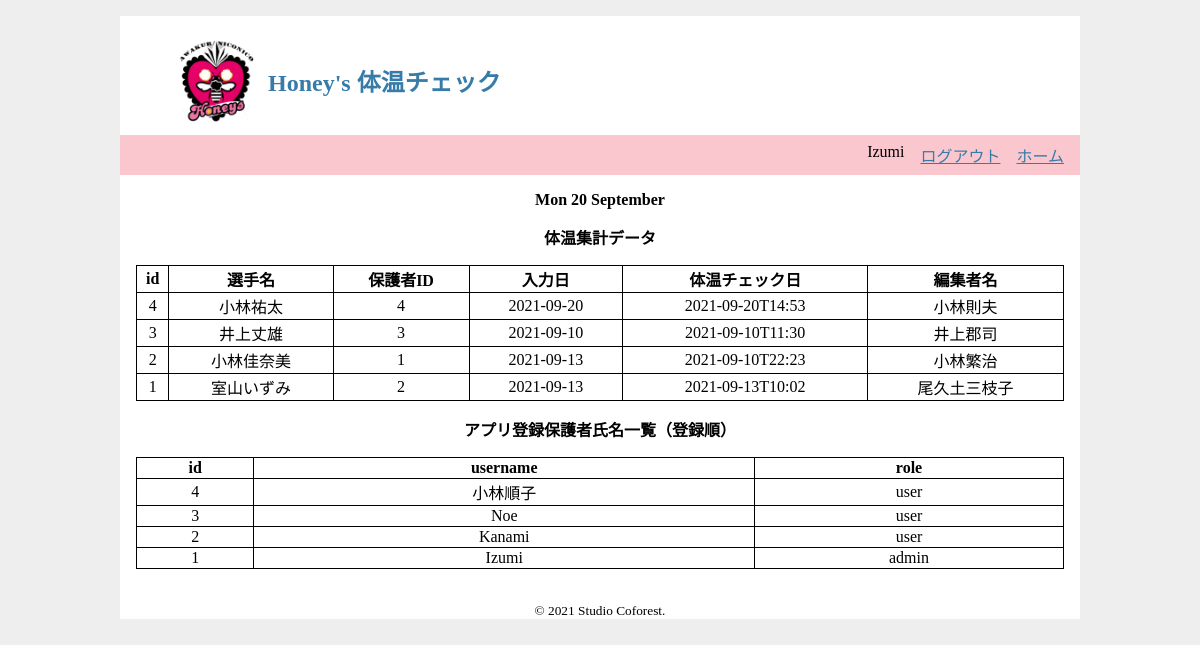
The page /admin (signed in) on the database its author committed.
### tables this page shows
CREATE TABLE user (
  id INTEGER PRIMARY KEY AUTOINCREMENT,
  username TEXT NOT NULL,
  password TEXT NOT NULL,
  role TEXT NOT NULL DEFAULT 'user'
);

CREATE TABLE results (
  id INTEGER PRIMARY KEY AUTOINCREMENT,
  student_name TEXT NOT NULL,
  temperature TEXT NOT NULL,
  parent_id INTEGER NOT NULL,
  input_date DATETIME NOT NULL,
  modified_by TEXT NOT NULL,
  check_date TEXT NOT NULL,
  created DATETIME DEFAULT CURRENT_TIMESTAMP
);

### app.py (the view)
@app.route("/admin", methods=["GET","POST"])
@admin_login_required
def admin_page():
    if request.method =="GET":
        con = get_db()
        results = db.select_all(con)
        users = db.select_all_users(con)
        return render_template("admin/admin.html",
                                results=results,
                                users=users,
                                today=today,
                                admin_page=True)

### app.py (called while the page is built)
def admin_login_required(view):
    @functools.wraps(view)
    def wrapped_view(**kwargs):
        if g.user is None:
            return redirect(url_for('login'))
        if g.user["role"] != "admin":
            return redirect(url_for('main'))
        return view(**kwargs)
    return wrapped_view

def connect_db(): # get_db()中で使用する
    con = sqlite3.connect(app.config['DATABASE'])
    con.row_factory = sqlite3.Row
    return con

def get_db():
    if not hasattr(g, 'sqlite_db'):
        g.sqlite_db = connect_db()
    return g.sqlite_db

@app.before_request
def load_logged_in_user():
    user_id = session.get('user_id')
    if user_id is None:
        g.user = None
    else:
        g.user = get_db().execute(
            'SELECT * FROM user WHERE id = ?', (user_id,)
        ).fetchone()

### db.py (called while the page is built)
def select_all(con):
    cur = con.execute('select id, student_name, temperature, parent_id, input_date, modified_by, check_date, created from results order by id desc')
    return cur.fetchall()

def select_all_users(con):
    cur = con.execute('select id, username, role from user order by id desc')
    return cur.fetchall()

### templates/admin/admin.html
{% extends "base.html" %}
{% block content %}
{% if results %}
<p class="bolded" >体温集計データ</p>
    <table>
        <tr>
            <th>id</th>
            <th>選手名</th>
            <th>保護者ID</th>
            <th>入力日</th>
            <th>体温チェック日</th>
            <th>編集者名</th>
        </tr>
        {% for result in results %}
        <tr>
            <td>{{ result.id }}</td>
            <td>{{ result.student_name}}</td>
            <td>{{ result.parent_id}}</td>
            <td>{{ result.input_date}}</td>
            <td>{{ result.check_date}}</td>
            <td>{{ result.modified_by}}</td>
        </tr>
        {% endfor %}
    </table>
{% endif %}
{% if users %}
<p class="bolded" >アプリ登録保護者氏名一覧（登録順）</p>
    <table>
        <tr>
            <th>id</th>
            <th>username</th>
            <th>role</th>
        </tr>
        {% for user in users %}
        <tr>
            <td>{{ user.id }}</td>
            <td>{{ user.username }}</td>
            <td>{{ user.role }}</td>
        </tr>
        {% endfor %}
    </table>
{% endif %}
{% endblock %}

### templates/base.html (shortened to what this page needs)
<!DOCTYPE html>
<html lang="ja">
<head>
  <link rel="stylesheet" href="/static/style.css">
</head>
<body>
  <header>
    <a href="{{ url_for('main') }}">
      <img class="logo float-left" src="/static/img/honeys_logo.png" alt="honeys_logo"/>
    </a>
    <h2 class="float-left">Honey's 体温チェック</h2>
  </header>
  <div id="nav-wrapper">
    <nav>
      <ul>
        {% if g.user %}
        <li><span>{{ g.user['username'] }}</span></li>
        <li><a href="{{ url_for('logout') }}">ログアウト</a></li>
          {% if g.user['role'] == "admin" and admin_page %}
        <li><a href="{{ url_for('main') }}">ホーム</a></li>
          {% endif %}
          {% else %}
        <li><a href="{{ url_for('register') }}">アカウント登録</a></li>
        <li><a href="{{ url_for('login') }}">ログイン</a></li>
          {% endif %}
        </ul>
    </nav>
  </div>
  <div class="content">
    {% if today%}
      <p><b>{{ today }}</b></p>
    {% endif %}
    {% block content %}{% endblock %}
  </div>
    <footer>
      <small>&copy; 2021 Studio Coforest.</small>
    </footer>
</body>
</html>

### static/style.css (style rules this page uses)
html { background: #eee; padding: 1rem; }
body { text-align: center; max-width: 960px; margin: 0 auto; background: white; }
h2 { color: #377ba8; margin: 1rem 0; }
a { color: #377ba8; }
nav { background: rgb(250, 199, 207); display: flex; align-items: center; padding: 0 0.5rem; flex-direction: row-reverse; }
nav ul { display: flex; list-style: none; margin: 0; padding: 0; }
nav ul li a, nav ul li span, header .action { display: block; padding: 0.5rem; }
.logo { width: 100px; height: auto; }
.content { padding: 0 1rem 1rem; }
table, th, td { border: 1px solid black; border-collapse: collapse; }
table { width: 100%; }
.bolded { font-weight: 700; }
.float-left { float: left; }
header { padding: 1rem 5%; }
#nav-wrapper { clear: both; }
header h2 { padding-top: 15px; }
footer { margin-top: 1rem; }

### rows shown on the page
user: user.username "Izumi", id "1", username "Izumi", role "admin"
results: id "4", student_name "小林祐太", parent_id "4", input_date "2021-09-20", check_date "2021-09-20T14:53", modified_by "小林則夫"
results: id "3", student_name "井上丈雄", parent_id "3", input_date "2021-09-10", check_date "2021-09-10T11:30", modified_by "井上郡司"
results: id "2", student_name "小林佳奈美", parent_id "1", input_date "2021-09-13", check_date "2021-09-10T22:23", modified_by "小林繁治"
results: id "1", student_name "室山いずみ", parent_id "2", input_date "2021-09-13", check_date "2021-09-13T10:02", modified_by "尾久土三枝子"
user: id "4", username "小林順子", role "user"
user: id "3", username "Noe", role "user"
user: id "2", username "Kanami", role "user"

### other values the page prints
{{ today }} "Mon 20 September"
